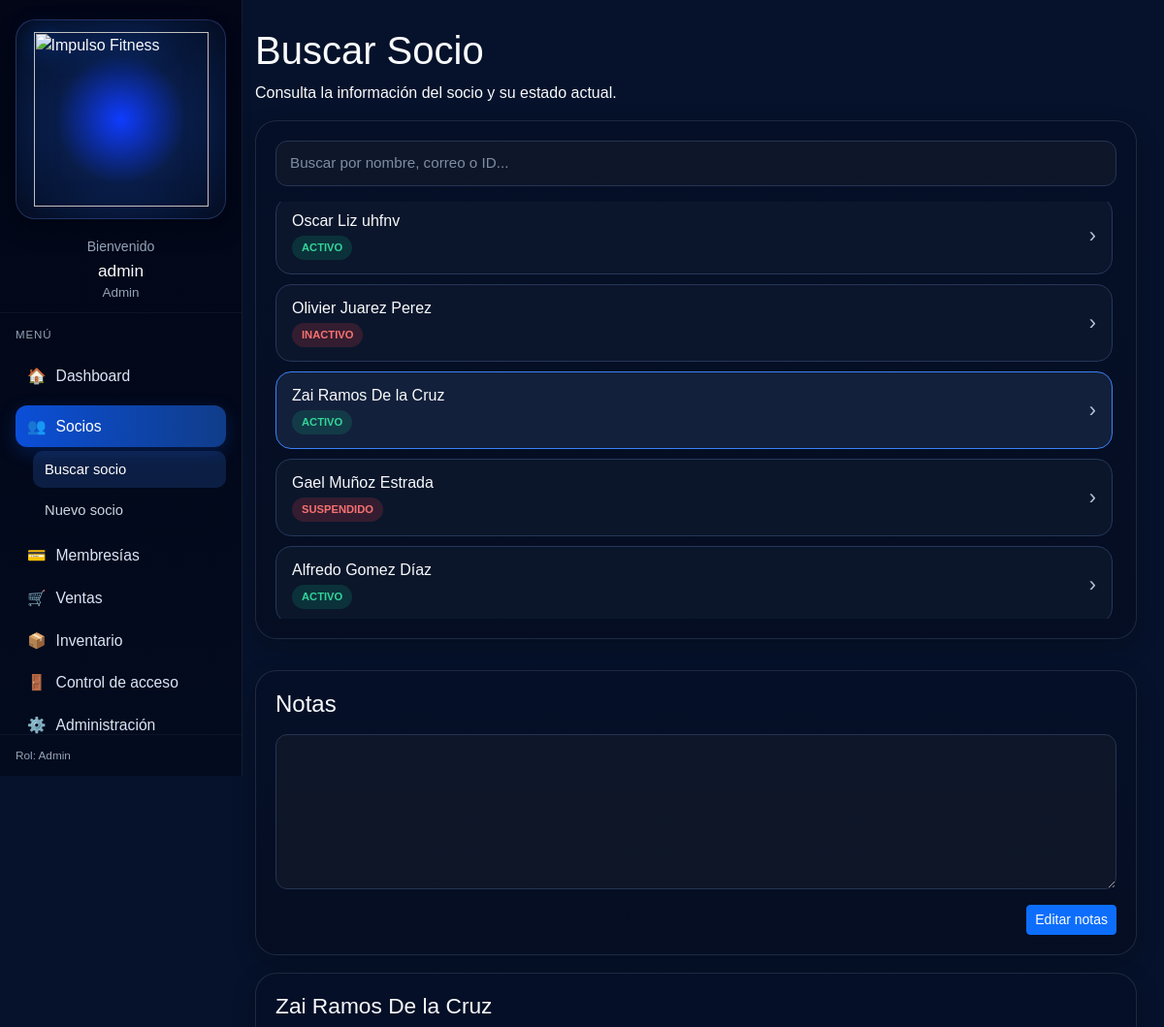
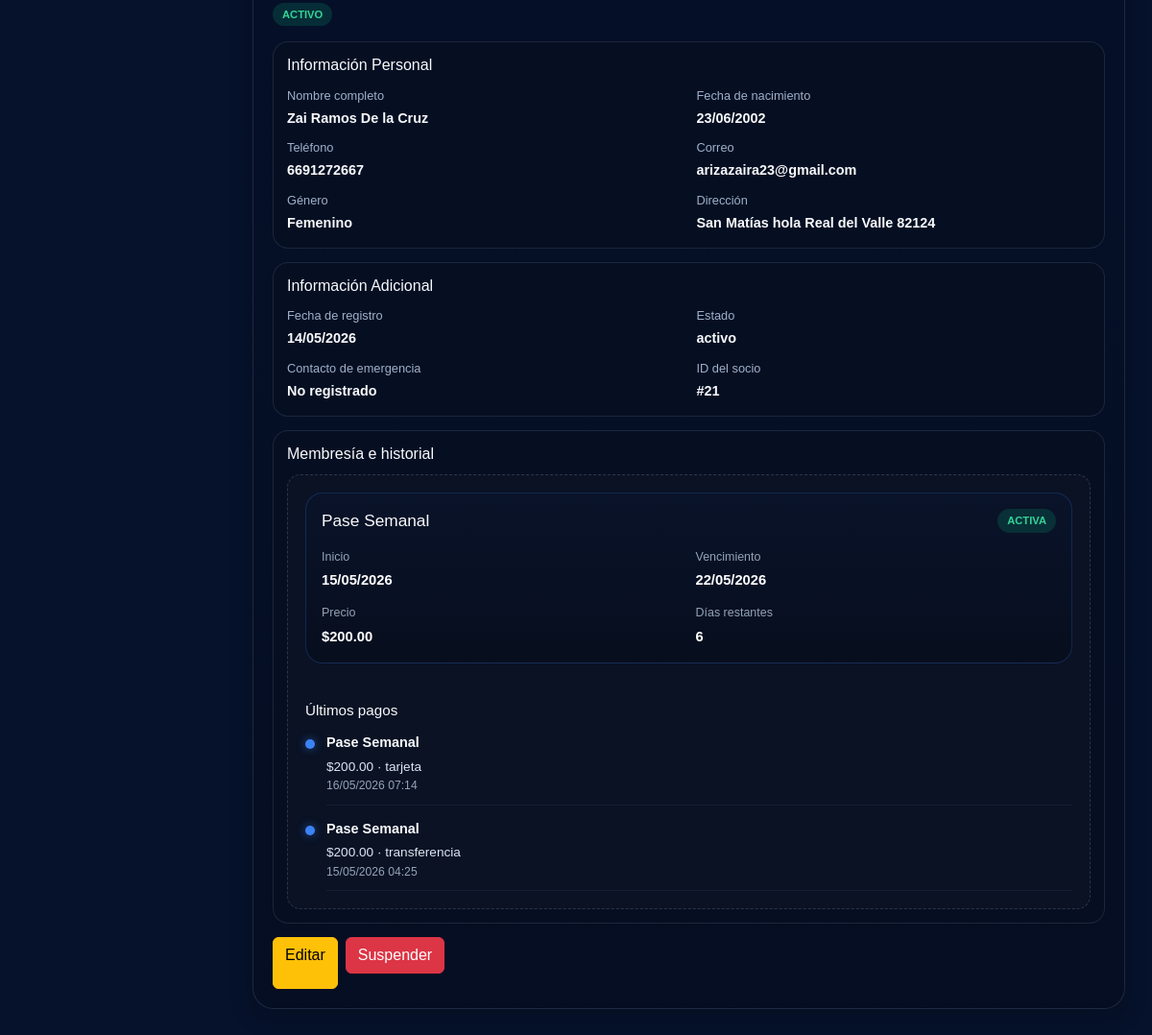
Screenshot of /app/controllers/SocioController.php?action=index&id=21 (signed in) with the database file from the repository (2 pictures, top to bottom).
### tables this page shows
CREATE TABLE `socios` (
  `id` int(11) NOT NULL,
  `user_id` int(11) DEFAULT NULL,
  `nombres` varchar(100) NOT NULL,
  `apellido_paterno` varchar(80) DEFAULT NULL,
  `apellido_materno` varchar(80) DEFAULT NULL,
  `telefono` varchar(20) DEFAULT NULL,
  `email` varchar(100) DEFAULT NULL,
  `fecha_nacimiento` date DEFAULT NULL,
  `estado` enum('activo','inactivo','suspendido') NOT NULL DEFAULT 'inactivo',
  `fecha_registro` date NOT NULL,
  `genero` varchar(20) DEFAULT NULL,
  `contacto_emergencia_nombre` varchar(100) DEFAULT NULL,
  `contacto_emergencia_telefono` varchar(20) DEFAULT NULL,
  `calle` varchar(120) DEFAULT NULL,
  `numero` varchar(20) DEFAULT NULL,
  `colonia` varchar(120) DEFAULT NULL,
  `codigo_postal` char(5) DEFAULT NULL,
  `direccion` varchar(255) DEFAULT NULL,
  `notas` text DEFAULT NULL
);

CREATE TABLE `socio_membresia` (
  `id` int(11) NOT NULL,
  `socio_id` int(11) NOT NULL,
  `membresia_id` int(11) NOT NULL,
  `fecha_inicio` datetime NOT NULL,
  `fecha_fin` datetime NOT NULL,
  `activa` tinyint(1) DEFAULT 1
);

CREATE TABLE `membresias` (
  `id` int(11) NOT NULL,
  `nombre` varchar(100) NOT NULL,
  `duracion_dias` int(11) NOT NULL,
  `precio` decimal(10,2) NOT NULL,
  `descripcion` text DEFAULT NULL
);

CREATE TABLE `pagos_membresia` (
  `id` int(11) NOT NULL,
  `socio_id` int(11) NOT NULL,
  `membresia_id` int(11) NOT NULL,
  `monto` decimal(10,2) NOT NULL,
  `metodo_pago` enum('efectivo','tarjeta','transferencia') NOT NULL,
  `fecha_pago` timestamp NOT NULL DEFAULT current_timestamp(),
  `referencia` varchar(100) DEFAULT NULL
);

### resources/views/socios/index.php (the view, shortened to what the rows shown need)
<?php
function formatearFecha(?string $fecha): string
{
    $timestamp = strtotime($fecha);
    return date('d/m/Y', $timestamp);
}
include __DIR__ . '/../layouts/header.php';
?>
<div class="main-content">
    <div class="container-fluid px-0">
        <div class="socio-page-header mb-3">
            <h1>Buscar Socio</h1>
        </div>
        <div class="socio-search-grid">
            <div class="left-column-search">
                <div class="page-card">
                    <div class="socios-list" id="sociosList">
                        <?php if (!empty($socios)): ?>
                            <?php foreach ($socios as $row): ?>
                                <?php
                                    $idSeleccionado = isset($_GET['id']) ? (int)$_GET['id'] : 0;
                                    $esSeleccionado = $idSeleccionado === (int)$row['id'];
                                    $estado = strtolower($row['estado'] ?? 'activo');
                                ?>
                                <a
                                    id="socio-<?= (int)$row['id'] ?>"
                                    href="<?= BASE_URL ?>/app/controllers/SocioController.php?action=index&id=<?= (int)$row['id'] ?>"
                                    class="socio-list-item <?= $esSeleccionado ? 'selected' : '' ?>"
                                >
                                    <div>
                                        <h5><?= htmlspecialchars($row['nombre']) ?></h5>
                                        <span class="status-pill <?= $estado === 'activo' ? 'status-active' : 'status-inactive' ?>">
                                            <?= strtoupper(htmlspecialchars($row['estado'] ?? 'activo')) ?>
                                        </span>
                                    </div>
                                    <span class="arrow">›</span>
                                </a>
                            <?php endforeach; ?>
                        <?php else: ?>
                            <div class="empty-box">
                                No hay socios registrados.
                            </div>
                        <?php endif; ?>
                    </div>
                </div>
            </div>
            <div class="detail-column">
                <?php if ($socioSeleccionado): ?>
                    <?php
                        $estadoSeleccionado = strtolower($socioSeleccionado['estado'] ?? 'activo');
                        $textoEstado = strtoupper($socioSeleccionado['estado'] ?? 'activo');
                    ?>
                    <div class="page-card detail-card">
                        <div class="detail-top mb-3">
                            <div>
                                <h2><?= htmlspecialchars($socioSeleccionado['nombre']) ?></h2>
                                <span class="status-pill <?= $estadoSeleccionado === 'activo' ? 'status-active' : 'status-inactive' ?>">
                                    <?= $textoEstado ?>
                                </span>
                            </div>
                        </div>
                        <div class="detail-sections">
                            <div class="detail-box">
                                <h4>Información Personal</h4>
                                <div class="detail-info-grid">
                                    <p>
                                        <span>Nombre completo</span>
                                        <strong><?= htmlspecialchars($socioSeleccionado['nombre'] ?? '-') ?></strong>
                                    </p>
                                    <p>
                                        <span>Fecha de nacimiento</span>
                                        <strong><?= formatearFecha($socioSeleccionado['fecha_nacimiento'] ?? null) ?></strong>
                                    </p>
                                    <p>
                                        <span>Teléfono</span>
                                        <strong><?= htmlspecialchars($socioSeleccionado['telefono'] ?? '-') ?></strong>
                                    </p>
                                    <p>
                                        <span>Correo</span>
                                        <strong><?= htmlspecialchars($socioSeleccionado['email'] ?? '-') ?></strong>
                                    </p>
                                    <p>
                                        <span>Género</span>
                                        <strong><?= htmlspecialchars($socioSeleccionado['genero'] ?? 'No especificado') ?></strong>
                                    </p>
                                    <p>
                                        <span>Dirección</span>
                                        <strong><?= htmlspecialchars($socioSeleccionado['direccion'] ?? 'No registrada') ?></strong>
                                    </p>
                                </div>
                            </div>
                            <div class="detail-box">
                                <h4>Información Adicional</h4>
                                <div class="detail-info-grid">
                                    <p>
                                        <span>Fecha de registro</span>
                                        <strong><?= formatearFecha($socioSeleccionado['fecha_registro'] ?? null) ?></strong>
                                    </p>
                                    <p>
                                        <span>Estado</span>
                                        <strong><?= htmlspecialchars($socioSeleccionado['estado'] ?? '-') ?></strong>
                                    </p>
                                    <p>
                                        <span>Contacto de emergencia</span>
                                        <strong><?= htmlspecialchars($socioSeleccionado['contacto_emergencia'] ?? 'No registrado') ?></strong>
                                    </p>
                                    <p>
                                        <span>ID del socio</span>
                                        <strong>#<?= htmlspecialchars($socioSeleccionado['id'] ?? '-') ?></strong>
                                    </p>
                                </div>
                            </div>
                            <div class="detail-box">
                                <h4>Membresía e historial</h4>
                                <div class="empty-box">
                                    <div class="socio-membership-summary">
                                            <?php if ($membresiaActiva): ?>
                                            <div class="socio-membership-card">
                                                <div class="socio-membership-header">
                                                    <h5><?= htmlspecialchars($membresiaActiva['membresia_nombre']) ?></h5>
                                                    <span class="status-pill status-active">
                                                        <?= ($socioSeleccionado['estado'] ?? '') === 'activo'
                                                            ? 'ACTIVA'
                                                            : 'VIGENTE / SOCIO INACTIVO' ?>
                                                    </span>
                                                </div>
                                                <div class="socio-membership-grid">
                                                    <div>
                                                        <small>Inicio</small>
                                                        <strong>
                                                            <?= date('d/m/Y', strtotime($membresiaActiva['fecha_inicio'])) ?>
                                                        </strong>
                                                    </div>
                                                    <div>
                                                        <small>Vencimiento</small>
                                                        <strong>
                                                            <?= date('d/m/Y', strtotime($membresiaActiva['fecha_fin'])) ?>
                                                        </strong>
                                                    </div>
                                                    <div>
                                                        <small>Precio</small>
                                                        <strong>
                                                            $<?= number_format($membresiaActiva['precio'], 2) ?>
                                                        </strong>
                                                    </div>
                                                    <div>
                                                        <small>Días restantes</small>
                                                        <strong>
                                                            <?= (int)$membresiaActiva['dias_restantes'] ?>
                                                        </strong>
                                                    </div>
                                                </div>
                                            </div>
                                        <?php else: ?>
                                            <div class="socio-membership-empty">
                                                <p>El socio no tiene una membresía activa.</p>
                                            </div>
                                        <?php endif; ?>
                                        <?php if (!empty($historialPagosReciente)): ?>
                                            <div class="socio-payment-history mt-4">
                                                <h6>Últimos pagos</h6>
                                                <div class="socio-payment-timeline">
                                                    <?php foreach ($historialPagosReciente as $pago): ?>
                                                        <div class="socio-payment-item">
                                                            <div class="socio-payment-dot"></div>
                                                            <div class="socio-payment-content">
                                                                <strong>
                                                                    <?= htmlspecialchars($pago['membresia_nombre']) ?>
                                                                </strong>
                                                                <p>
                                                                    $<?= number_format($pago['monto'], 2) ?>
                                                                    ·
                                                                    <?= htmlspecialchars($pago['metodo_pago']) ?>
                                                                </p>
                                                                <small>
                                                                    <?= date('d/m/Y H:i', strtotime($pago['fecha_pago'])) ?>
                                                                </small>
                                                            </div>
                                                        </div>
                                                    <?php endforeach; ?>
                                                </div>
                                            </div>
                                        <?php endif; ?>
                                    </div>
                                </div>
                            </div>
                            <div class="d-flex gap-2 flex-wrap">
                                <a
                                    href="<?= BASE_URL ?>/app/controllers/SocioController.php?action=edit&id=<?= (int)$socioSeleccionado['id'] ?>"
                                    class="btn btn-warning"
                                >
                                    Editar
                                </a>
                                <?php if (($socioSeleccionado['estado'] ?? '') === 'activo'): ?>
                                    <form
                                        method="POST"
                                        action="<?= BASE_URL ?>/routes/socios_delete.php"
                                        onsubmit="return confirm('¿Deseas suspender este socio?');"
                                    >
                                        <button type="submit" class="btn btn-danger">
                                            Suspender
                                        </button>
                                    </form>
                                <?php elseif (($socioSeleccionado['estado'] ?? '') === 'suspendido'): ?>
                                    <span class="badge bg-danger d-flex align-items-center px-3">
                                        Suspendido
                                    </span>
                                <?php else: ?>
                                    <span class="badge bg-secondary d-flex align-items-center px-3">
                                        Inactivo
                                    </span>
                                <?php endif; ?>
                            </div>
                        </div>
                    </div>
                <?php else: ?>
                    <div class="page-card">
                        <p>No hay socios registrados.</p>
                    </div>
                <?php endif; ?>
            </div>
        </div>
    </div>
</div>
<?php include __DIR__ . '/../layouts/footer.php'; ?>

### rows the page displays
socios: nombre "Oscar Liz uhfnv", estado "ACTIVO"
socios: nombre "Olivier Juarez Perez", estado "INACTIVO"
socios: nombre "Zai Ramos De la Cruz", estado "ACTIVO", fecha_nacimiento "23/06/2002", telefono "6691272667", email "arizazaira23@gmail.com", genero "Femenino", fecha_registro "14/05/2026", estado "activo", id "21"
socios: nombre "Gael Muñoz Estrada", estado "SUSPENDIDO"
socios: nombre "Alfredo Gomez Díaz", estado "ACTIVO"
socio_membresia: membresia.nombre "Pase Semanal", fecha_inicio "15/05/2026", fecha_fin "22/05/2026", membresia.precio "200.00"
pagos_membresia: membresia.nombre "Pase Semanal", monto "200.00", metodo_pago "tarjeta", fecha_pago "16/05/2026 07:14"
pagos_membresia: membresia.nombre "Pase Semanal", monto "200.00", metodo_pago "transferencia", fecha_pago "15/05/2026 04:25"

### other values shown
$_SESSION['user']['username'] "admin"
$_SESSION['user']['role'] "Admin"
$socioSeleccionado['nombre'] "Zai Ramos De la Cruz"
$socioSeleccionado['direccion'] "San Matías hola Real del Valle 82124"
$socioSeleccionado['contacto_emergencia'] "No registrado"
$membresiaActiva['dias_restantes'] "6"
